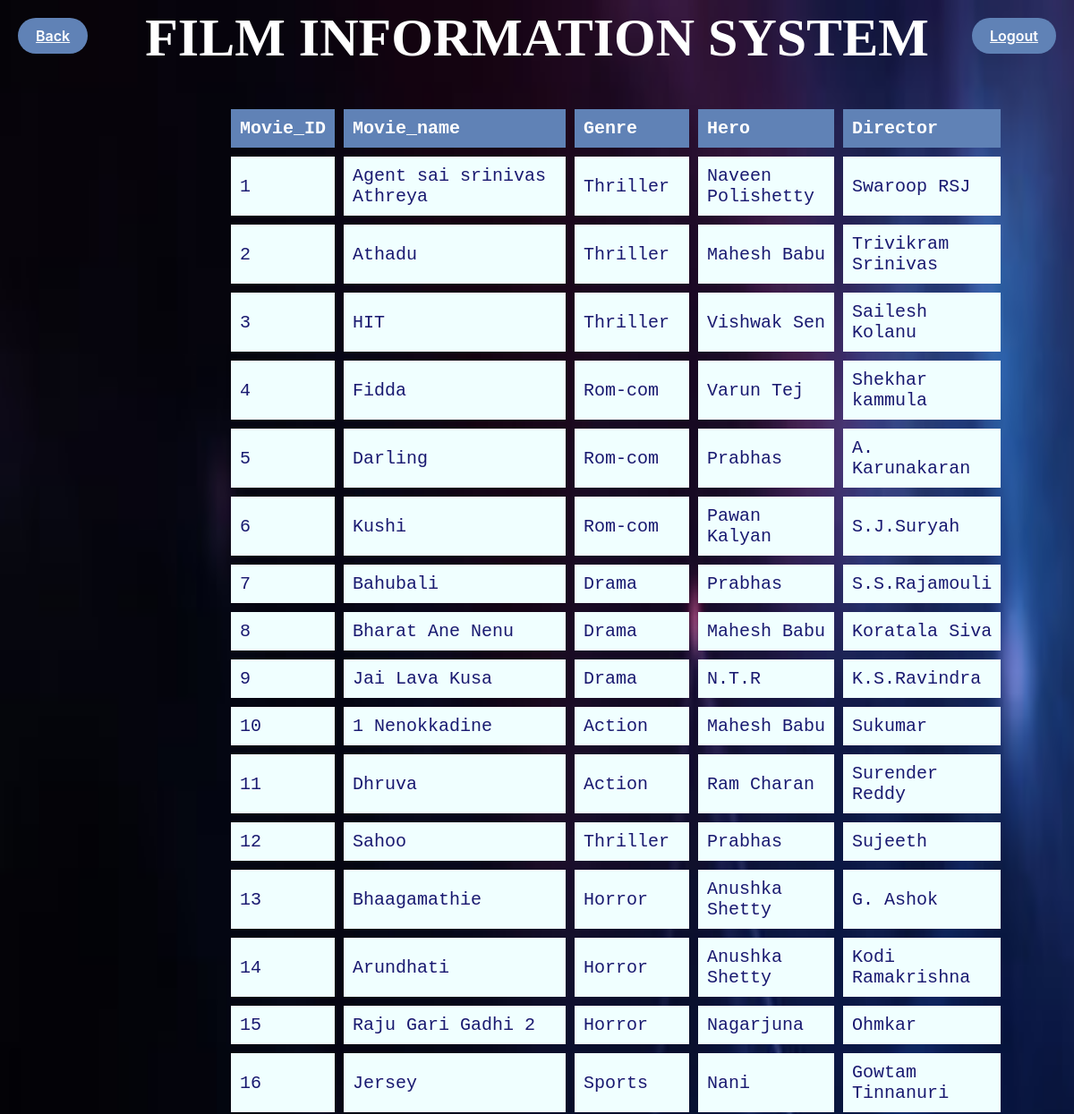
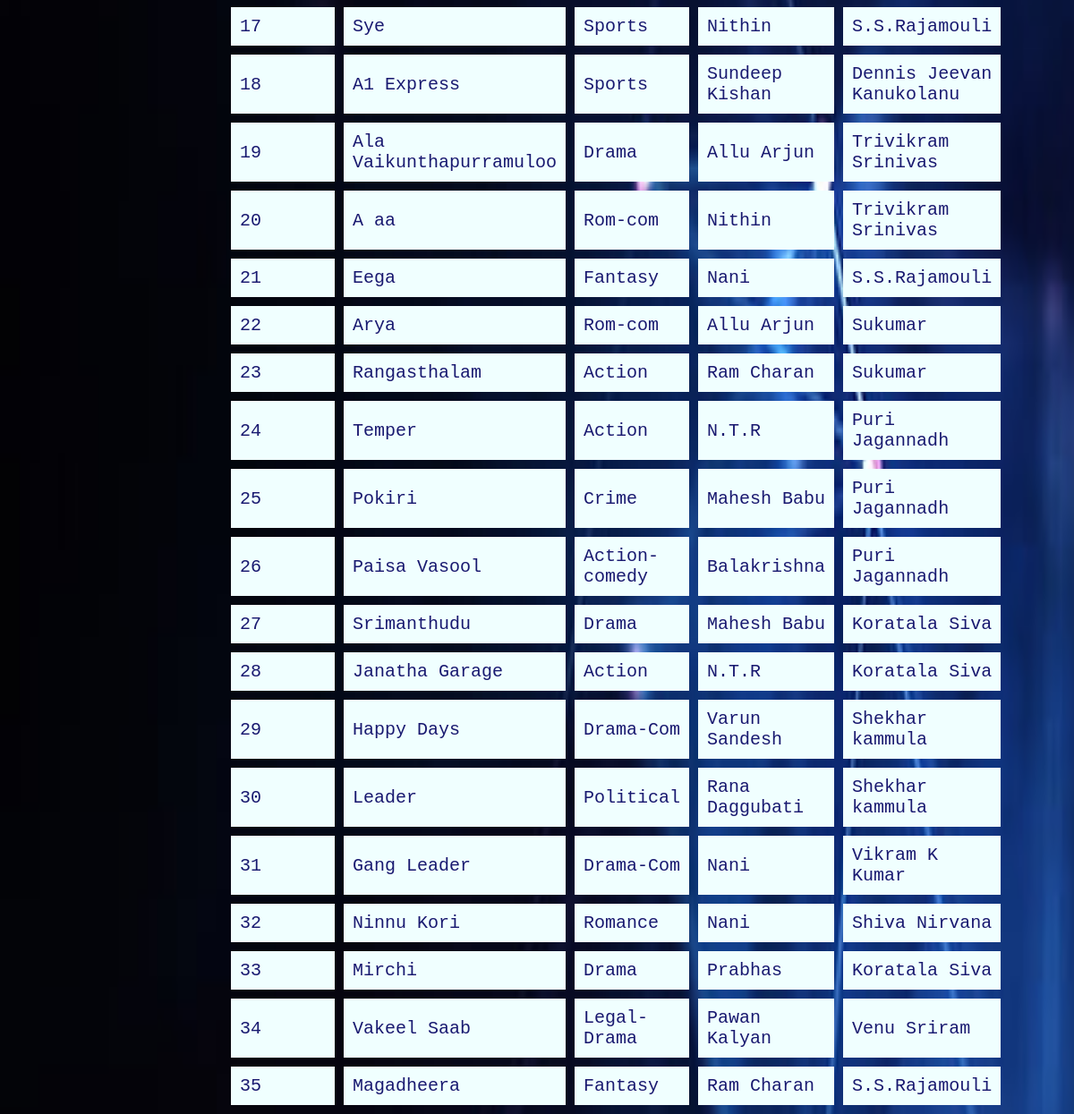
The page /Data.php on the database its author committed (2 pictures, top to bottom).
### tables this page shows
CREATE TABLE `movies` (
  `Movie_ID` int(4) NOT NULL,
  `Movie_name` varchar(30) NOT NULL,
  `Genre` varchar(30) NOT NULL,
  `Hero` varchar(30) NOT NULL,
  `Director` varchar(30) NOT NULL
);

### src/Data.php (the view, shortened to what this page needs)
<html>
    <head>
    </head>
    <body>
        <div style="margin-top:-20px;">
        <h1><center>FILM INFORMATION SYSTEM</center></h1>
        <button type="button" class="button" style=" position: absolute;top: 20px;left: 20px;"><a href="adminwelcome.php">Back</a></button>
        <button type="button1" class="button" style=" position: absolute;top: 20px;right: 20px;"><a href="logout2.php"><div>Logout</div></a></button>
        </div>
            <table >
                <tr>
                    <th>Movie_ID</th>
                    <th>Movie_name</th>
                    <th>Genre</th>
                    <th>Hero</th>
                    <th>Director</th>
                </tr>
                <?php
                            $conn = mysqli_connect("localhost", "root", "", "movies_1");
                            $sql = "SELECT *  FROM movies";
                            $result = $conn->query($sql);
                            if ($result->num_rows > 0)
                            {
                                while($row = $result->fetch_assoc())
                                {
                                    echo "<tr><td>" . $row["Movie_ID"]. "</td><td>". $row["Movie_name"]."</td><td>". $row["Genre"]."</td><td>". $row["Hero"]."</td><td>". $row["Director"]."</td></tr>" ;
                                }
                            echo "</table>";
                            }
                            else
                            {
                                echo "0 results";
                            }
                ?>
    </body>
</html>

### src/Data.php (style rules this page uses)
body { background-image:url("images/bg4.jpg"); background-repeat: no-repeat; background-size: 2000px 5000px; }
table { border-collapse: collapse; width: 70%; color: #191970; font-family: monospace; font-size: 20px; text-align: left; align :centre; position:relative; top:15px; right:-240px; border-spacing:10px; border-collapse: separate; }
th { background-color: #6082B6; color: white; padding: 10px; }
td { padding: 10px; }
tr { background-color: #F0FFFF }
h1 { font-size:60px; color:white; position:relative; top:20px; }
tr { size:10px; }
.button { align-items: center; background-color: #6082B6; border: 0; border-radius: 100px; box-sizing: border-box; color: #ffffff; cursor: pointer; display: inline-flex; font-family: -apple-system, system-ui, system-ui, "Segoe UI", Roboto, "Helvetica Neue", "Fira Sans", Ubuntu, Oxygen, "Oxygen Sans", Cantarell, "Droid Sans", "Apple Color Emoji", "Segoe UI Emoji", "Segoe UI Symbol", "Lucida Grande", Helvetica, Arial, sans-serif; font-size: 16px; font-weight: 600; justify-content: center; line-height: 20px; max-width: 480px; min-height: 40px; min-width: 0px; overflow: hidden; padding: 0px; padding-left: 20px; padding-right: 20px; text-align: center; touch-action: manipulation; transition: background-color 0.167s cubic-bezier(0.4, 0, 0.2, 1) 0s, box-shadow 0.167s cubic-bezier(0.4, 0, 0.2, 1) 0s, color 0.167s cubic-bezier(0.4, 0, 0.2, 1) 0s; user-select: none; -webkit-user-select: none; vertical-align: middle; }
a { color:white; }

### rows shown on the page
movies: Movie_ID "1", Movie_name "Agent sai srinivas Athreya", Genre "Thriller", Hero "Naveen Polishetty", Director "Swaroop RSJ"
movies: Movie_ID "2", Movie_name "Athadu", Genre "Thriller", Hero "Mahesh Babu", Director "Trivikram Srinivas"
movies: Movie_ID "3", Movie_name "HIT", Genre "Thriller", Hero "Vishwak Sen", Director "Sailesh Kolanu"
movies: Movie_ID "4", Movie_name "Fidda", Genre "Rom-com", Hero "Varun Tej", Director "Shekhar kammula"
movies: Movie_ID "5", Movie_name "Darling", Genre "Rom-com", Hero "Prabhas", Director "A. Karunakaran"
movies: Movie_ID "6", Movie_name "Kushi", Genre "Rom-com", Hero "Pawan Kalyan", Director "S.J.Suryah"
movies: Movie_ID "7", Movie_name "Bahubali", Genre "Drama", Hero "Prabhas", Director "S.S.Rajamouli"
movies: Movie_ID "8", Movie_name "Bharat Ane Nenu", Genre "Drama", Hero "Mahesh Babu", Director "Koratala Siva"
movies: Movie_ID "9", Movie_name "Jai Lava Kusa", Genre "Drama", Hero "N.T.R", Director "K.S.Ravindra"
movies: Movie_ID "10", Movie_name "1 Nenokkadine", Genre "Action", Hero "Mahesh Babu", Director "Sukumar"
movies: Movie_ID "11", Movie_name "Dhruva", Genre "Action", Hero "Ram Charan", Director "Surender Reddy"
movies: Movie_ID "12", Movie_name "Sahoo", Genre "Thriller", Hero "Prabhas", Director "Sujeeth"
movies: Movie_ID "13", Movie_name "Bhaagamathie", Genre "Horror", Hero "Anushka Shetty", Director "G. Ashok"
movies: Movie_ID "14", Movie_name "Arundhati", Genre "Horror", Hero "Anushka Shetty", Director "Kodi Ramakrishna"
movies: Movie_ID "15", Movie_name "Raju Gari Gadhi 2", Genre "Horror", Hero "Nagarjuna", Director "Ohmkar"
movies: Movie_ID "16", Movie_name "Jersey", Genre "Sports", Hero "Nani", Director "Gowtam Tinnanuri"
movies: Movie_ID "17", Movie_name "Sye", Genre "Sports", Hero "Nithin", Director "S.S.Rajamouli"
movies: Movie_ID "18", Movie_name "A1 Express", Genre "Sports", Hero "Sundeep Kishan", Director "Dennis Jeevan Kanukolanu"
movies: Movie_ID "19", Movie_name "Ala Vaikunthapurramuloo", Genre "Drama", Hero "Allu Arjun", Director "Trivikram Srinivas"
movies: Movie_ID "20", Movie_name "A aa", Genre "Rom-com", Hero "Nithin", Director "Trivikram Srinivas"
movies: Movie_ID "21", Movie_name "Eega", Genre "Fantasy", Hero "Nani", Director "S.S.Rajamouli"
movies: Movie_ID "22", Movie_name "Arya", Genre "Rom-com", Hero "Allu Arjun", Director "Sukumar"
movies: Movie_ID "23", Movie_name "Rangasthalam", Genre "Action", Hero "Ram Charan", Director "Sukumar"
movies: Movie_ID "24", Movie_name "Temper", Genre "Action", Hero "N.T.R", Director "Puri Jagannadh"
movies: Movie_ID "25", Movie_name "Pokiri", Genre "Crime", Hero "Mahesh Babu", Director "Puri Jagannadh"
movies: Movie_ID "26", Movie_name "Paisa Vasool", Genre "Action-comedy", Hero "Balakrishna", Director "Puri Jagannadh"
movies: Movie_ID "27", Movie_name "Srimanthudu", Genre "Drama", Hero "Mahesh Babu", Director "Koratala Siva"
movies: Movie_ID "28", Movie_name "Janatha Garage", Genre "Action", Hero "N.T.R", Director "Koratala Siva"
movies: Movie_ID "29", Movie_name "Happy Days", Genre "Drama-Com", Hero "Varun Sandesh", Director "Shekhar kammula"
movies: Movie_ID "30", Movie_name "Leader", Genre "Political", Hero "Rana Daggubati", Director "Shekhar kammula"
movies: Movie_ID "31", Movie_name "Gang Leader", Genre "Drama-Com", Hero "Nani", Director "Vikram K Kumar"
movies: Movie_ID "32", Movie_name "Ninnu Kori", Genre "Romance", Hero "Nani", Director "Shiva Nirvana"
movies: Movie_ID "33", Movie_name "Mirchi", Genre "Drama", Hero "Prabhas", Director "Koratala Siva"
movies: Movie_ID "34", Movie_name "Vakeel Saab", Genre "Legal-Drama", Hero "Pawan Kalyan", Director "Venu Sriram"
movies: Movie_ID "35", Movie_name "Magadheera", Genre "Fantasy", Hero "Ram Charan", Director "S.S.Rajamouli"
